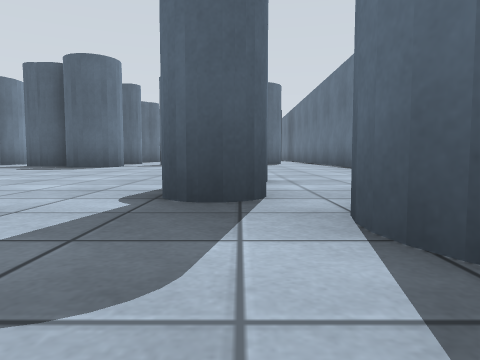
view 1 (above)

24 first-person views from a walk through a world built for the Gazebo simulator. The camera is 0.5 m above the floor, tilts 4° down and sees 70° across. The floor is counted in squares, 2 m on a side. Each view is taken from the middle of a square. On the plan, view 1 faces up. The plan holds only what a view shows up to about 9 squares ahead; the rest is blank.

view 2
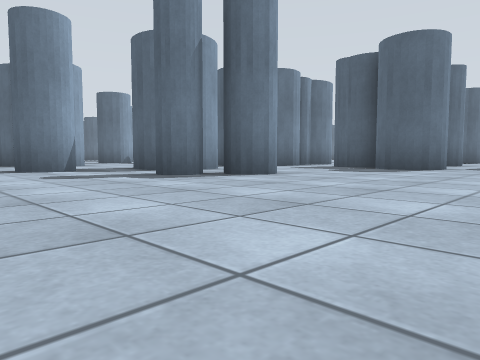

view 3
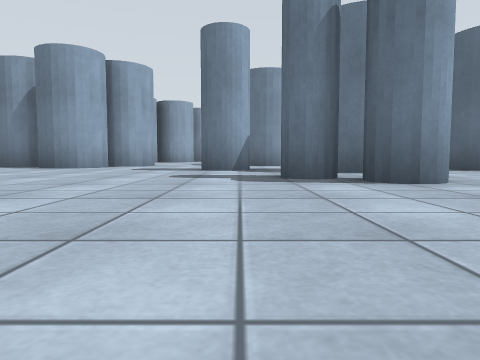

view 4
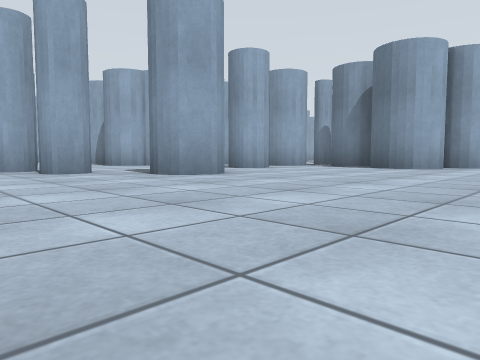

view 5
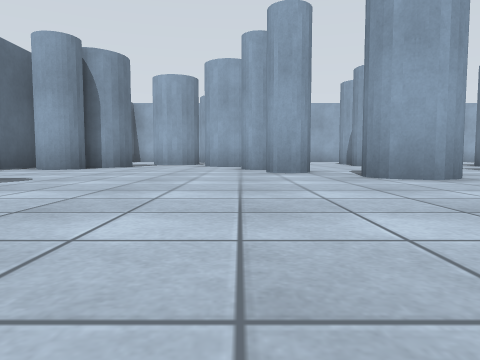

view 6
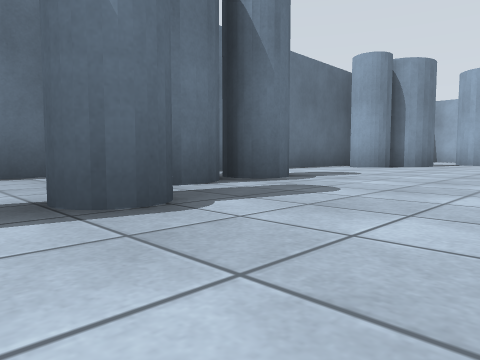

view 7
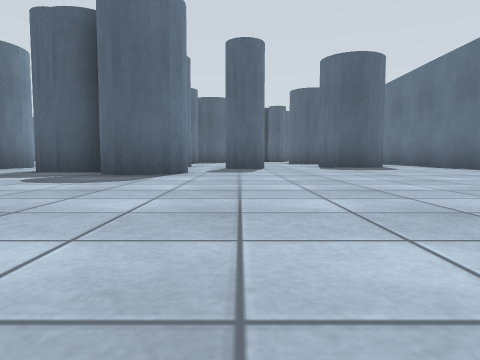

view 8
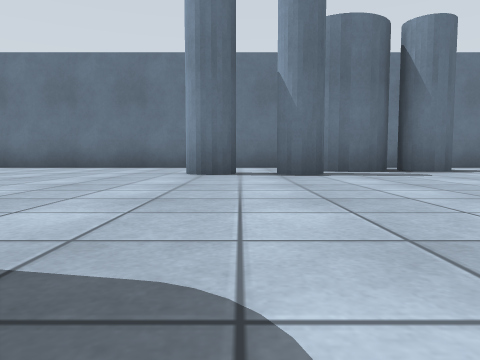

view 9
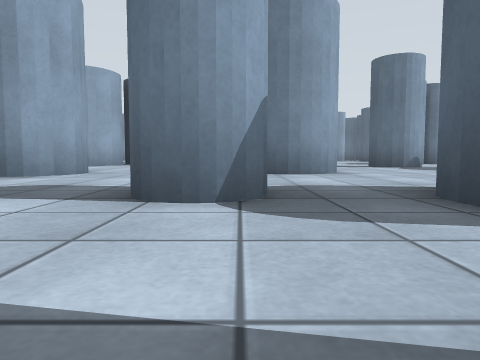

view 10
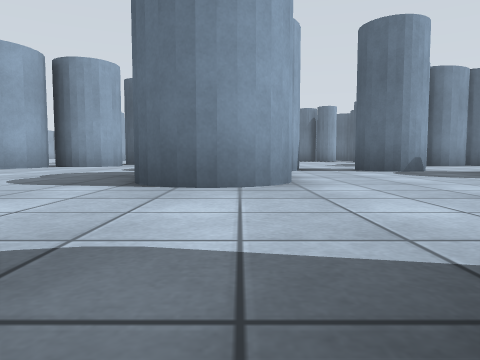

view 11
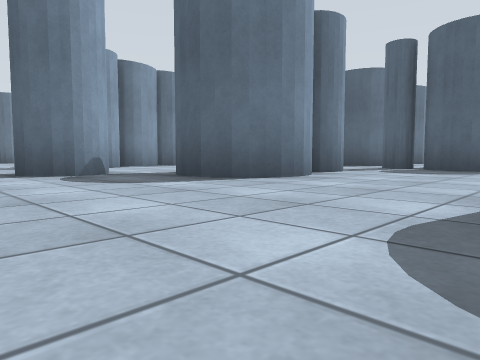

view 12
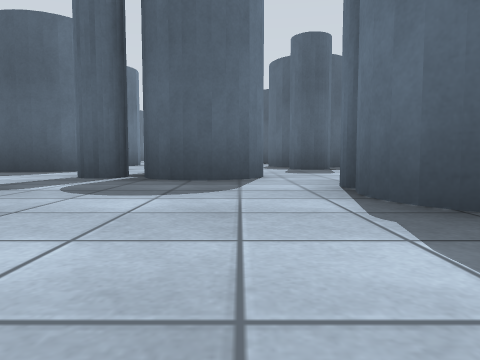

view 13
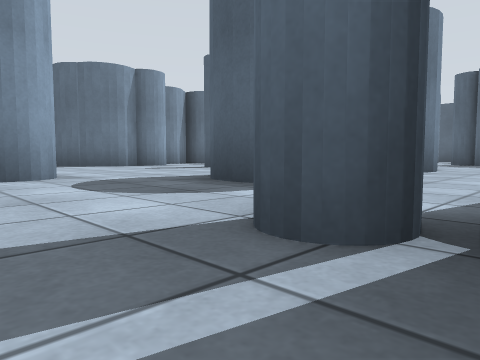

view 14
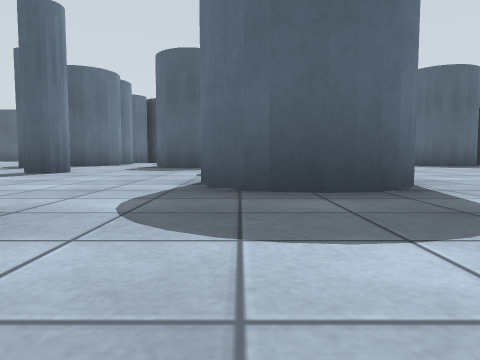

view 15
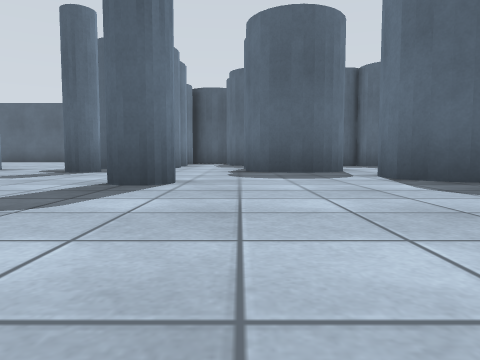

view 16
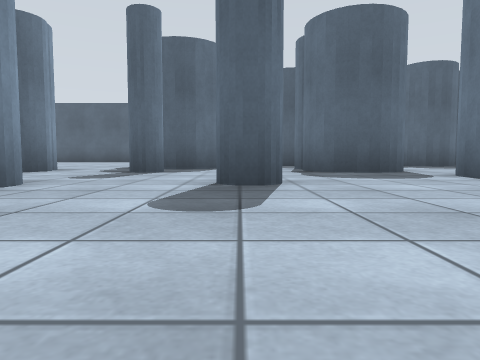

view 17
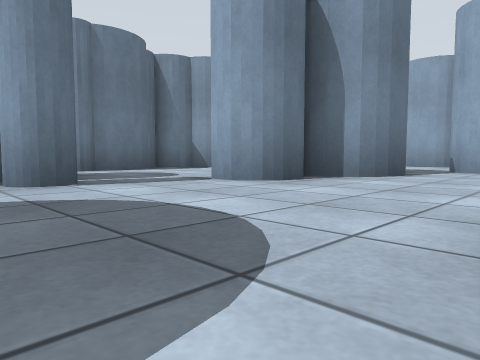

view 18
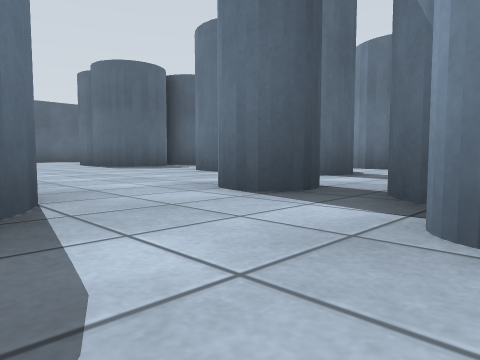

view 19
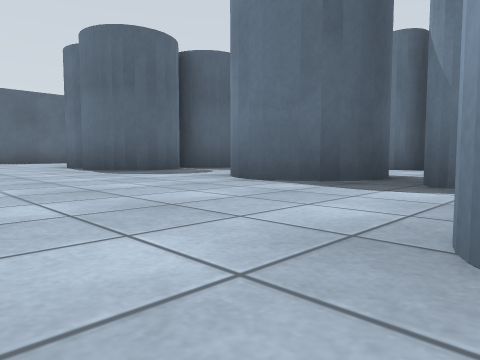

view 20
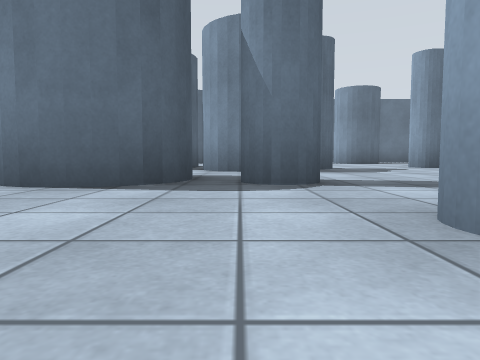

view 21
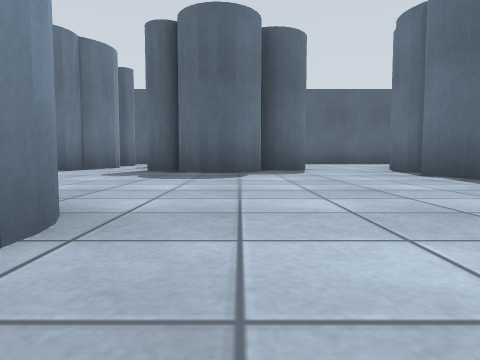

view 22
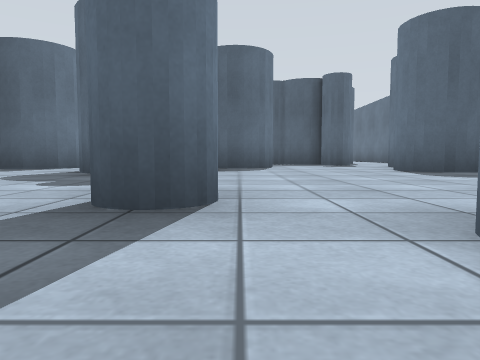

view 23
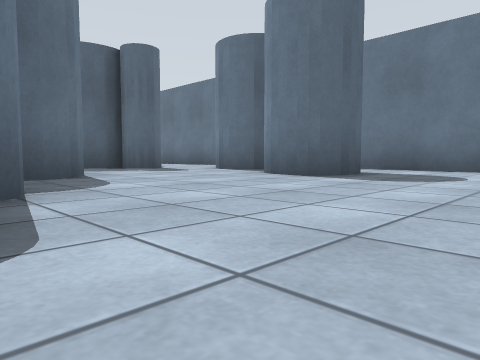

view 24
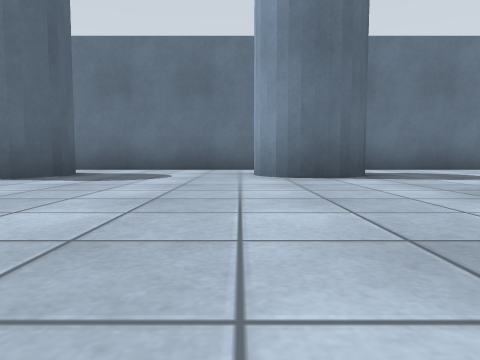

### Floor plan
Key: @ floor where view 1 was taken; # wall or solid block; x gap in a wall; . floor.
Columns run from 20 left of view 1 to 3 right of it. Each row starts with its distance up from view 1.
 25       #
 24       #.   ..
 23       #.  #..
 22    # ##.###.#
 21 .. #........#
 20 ..##.# .....###
 19 #....##........    #
 18 #..#..........    .##.
 17  ......##...#   ##...#
 16   #.#.......##..##...#
 15  ##....  ...x..##...##.#
 14  #.....##.#....##......#
 13    ........#...........#
 12      .#...##...........#
 11       ......##...#..##.#
 10     #....#..##....#....#
  9     #...##...#.##......#
  8     #...##..##..##.....#
  7     ...#....##.........#
  6      ..x...............#
  5      ..#.....###.......#
  4        ####....#.......#
  3          ##..#.........#
  2       ..............##.#
  1     #................# #
  0     ##....##........@# #
 -1      ##    ##......... #
 -2            #....#......#
 -3             .....#.....#
 -4            ##..........#
 -5              .... ...#.#
 -6             #.#.. #..###
 -7               ##  # .
 -8                     #

Where each view was taken, in squares from view 1:
view 1: 0 up, 0 right, facing up
view 2: 1 up, 1 left, facing up-left
view 3: 3 up, 1 left, facing left
view 4: 2 up, 1 left, facing down-left
view 5: 2 up, 2 left, facing down
view 6: 3 up, 2 left, facing down-right
view 7: 3 up, 2 left, facing up
view 8: 3 up, 5 left, facing right
view 9: 3 up, 5 left, facing left
view 10: 4 up, 7 left, facing left
view 11: 5 up, 8 left, facing up-left
view 12: 8 up, 9 left, facing up
view 13: 11 up, 10 left, facing up-left
view 14: 11 up, 13 left, facing up
view 15: 13 up, 15 left, facing up
view 16: 13 up, 16 left, facing up
view 17: 13 up, 14 left, facing down-right
view 18: 12 up, 12 left, facing up-right
view 19: 14 up, 11 left, facing up-right
view 20: 15 up, 11 left, facing right
view 21: 16 up, 11 left, facing up
view 22: 9 up, 3 left, facing up
view 23: 12 up, 4 left, facing up-right
view 24: 12 up, 4 left, facing right
